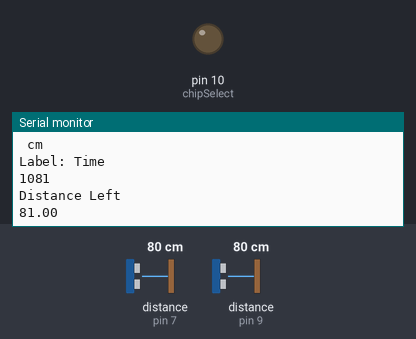
Recording of a sketch running on a simulated Arduino Uno, built with avr-gcc and run on an emulated ATmega328P. Shown: output pins drawn as LEDs (lit = HIGH), the last lines printed to the serial monitor. The test bench sets the inputs (shaded band); at power-on: distance to the obstacle (sensors on pin 7, pin 9) 80 cm. The echo pulse lasts 58.3 µs per cm; storage starts empty.

Above: at 1.2 s.
1.3 s: distance to the obstacle (sensor on pin 7) set to 11 cm
At 2.3 s:
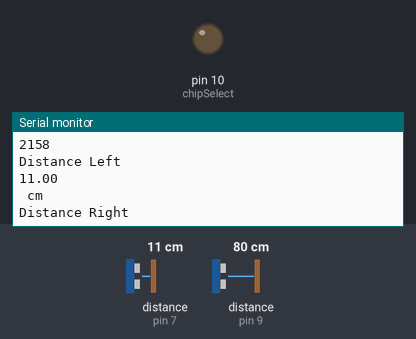
4.3 s: distance to the obstacle (sensor on pin 7) set to 8 cm
At 4.8 s:
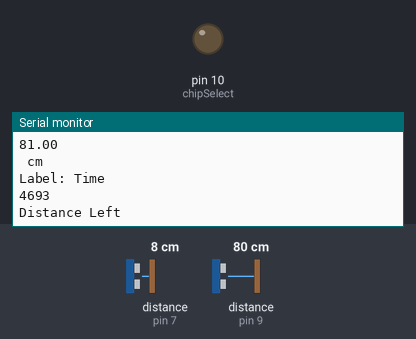
7.3 s: distance to the obstacle (sensor on pin 9) set to 11 cm
At 8.1 s:
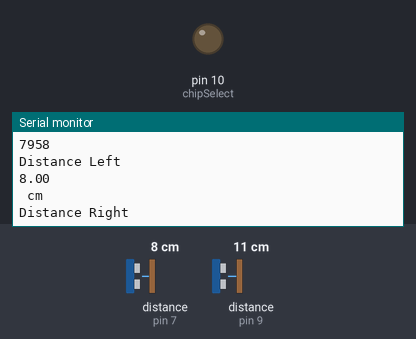
10.3 s: distance to the obstacle (sensor on pin 9) set to 8 cm
At 11.0 s:
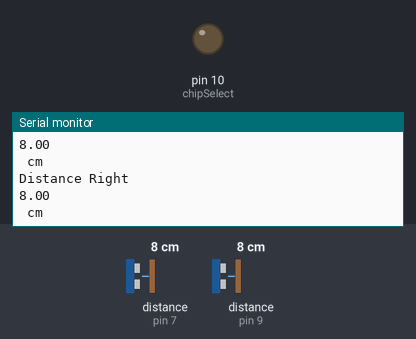
Timing chart, 0 to 12.8 s (numbered marks = the images above; inputs shaded):
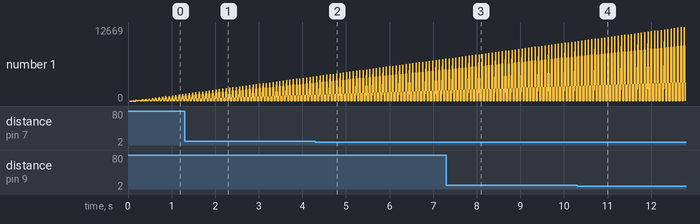

Measured:
- the behaviour switches between 10 and 9 cm on distance to the obstacle (sensor on pin 7) (found by bisection; images 1 and 2)
- the behaviour switches between 10 and 9 cm on distance to the obstacle (sensor on pin 9) (found by bisection; images 3 and 4)
- after the input at 1.3 s, the serial monitor: prints a new line after 0.13 s (image 1)
- after the input at 10.3 s, the serial monitor: prints a new line after 0.19 s (image 4)
- plotted number 1: 81 → 11 after the input at 1.3 s

The sketch:

Range_finder.ino
```cpp
#include <NewPing.h>
#include <SPI.h>
#include <SD.h>

#define trigPin_left 6
#define echoPin_left 7

#define trigPin_right 8
#define echoPin_right 9

#define max_distance 300
#define threshold 10

NewPing rf_right(trigPin_right, echoPin_right, max_distance);
NewPing rf_left(trigPin_left, echoPin_left, max_distance);

const unsigned long duration = 90000;
unsigned long startTime;

unsigned long lastPingTimeLeft = 0;
unsigned long lastPingTimeRight = 0;
const unsigned long pingInterval = 100;

float lastRightVal = 0;
float lastLeftVal = 0;

int chipSelect = 10; //chip select pin for the MicroSD Card Adapter
File file; // file object that is used to read and write data
String filename = "RBT3.csv";

void setup() {
  Serial.begin(9600);
  pinMode(trigPin_left, OUTPUT);
  pinMode(echoPin_left, INPUT);

  pinMode(trigPin_right, OUTPUT);
  pinMode(echoPin_right, INPUT);

  pinMode(chipSelect, OUTPUT);

  if(!SD.begin(chipSelect)){
    Serial.println("SD card not found");
    return;
  }
  Serial.println("SD card found!");

  file = SD.open(filename, FILE_WRITE);
  if(file){
    file.println("Timestamp (ms), rf Distance left, rf Distance right, Label");
    file.close();
  } else{
    Serial.println("Failed to open file");
    }

  startTime = millis();
}

String classifyState(float dist_left, float dist_right){
  float diff = abs(dist_left - dist_right);
  if (diff <= threshold && dist_left != 0 && dist_right != 0) return "middle";
  else if(dist_left < dist_right || (dist_right == 0 && dist_left != 0)) return "left";
  else if(dist_right < dist_left || (dist_right != 0 && dist_left == 0)) return "right";
  else return "N/A";
}

void loop() {
  unsigned long current = millis();

  if (millis() - startTime < duration){
    unsigned long timestamp = millis() - startTime;

    float dist_right = 0;
    float dist_left = 0;

    // Trigger left sensor if enough time has passed
    if (current - lastPingTimeLeft >= pingInterval) {
      lastPingTimeLeft = current;
      dist_left = rf_left.ping_cm();
    }

    // Trigger right sensor if enough time has passed
    if (current - lastPingTimeRight >= pingInterval) {
      lastPingTimeRight = current;
      dist_right = rf_right.ping_cm();
    }

    if(dist_left != 0)
    {
      lastLeftVal = dist_left;
    }
    else if (dist_left == 0){
      dist_left = lastLeftVal;
    }

    if(dist_right != 0)
    {
      lastRightVal = dist_right;
    }
    else if (dist_right == 0){
      dist_right = lastRightVal;
    }

    String label = classifyState(dist_left, dist_right);

    Serial.println("Time");
    Serial.println(timestamp);
    Serial.println("Distance Left");
    Serial.println(dist_left);
    Serial.println(" cm");
    Serial.println("Distance Right");
    Serial.println(dist_right);
    Serial.println(" cm");
    Serial.print("Label: ");
    //Serial.print(label);

    file = SD.open(filename, FILE_WRITE);
    if(file){
      file.print(timestamp);
      file.print(", ");
      file.print(dist_left);
      file.print(", ");
      file.print(dist_right);
      file.print(", ");
      file.println(label);
      file.close();
    } else {
      Serial.println("Error opening file");
    }
  } else {
    Serial.println("Data Collected");
    while(true);
  }
}
```
